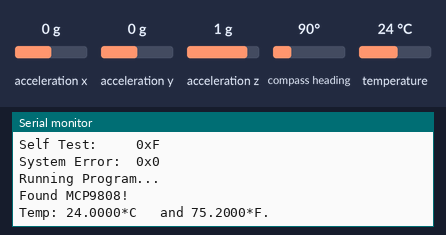
Recording of a sketch running on a simulated Arduino Uno, built with avr-gcc and run on an emulated ATmega328P. Parts: the last lines printed to the serial monitor. Inputs (shaded band) come from the test bench; at power-on: acceleration x 0 g, acceleration y 0 g, acceleration z 1 g, compass heading 90°, temperature 24 °C.

Above: at 3.3 s.
3.4 s: acceleration x set to -1.4 g
At 8.3 s:
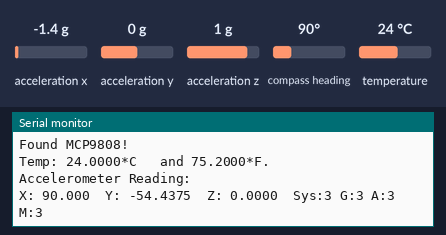
8.7 s: acceleration y set to -1.4 g
At 12.3 s:
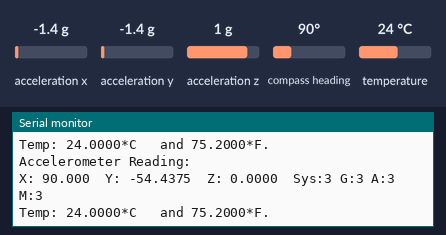
12.4 s: acceleration z set to -1.4 g
16.1 s: compass heading set to 7°
At 17.9 s:
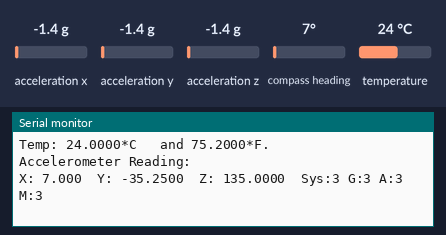
19.8 s: temperature set to 12 °C
At 22.7 s:
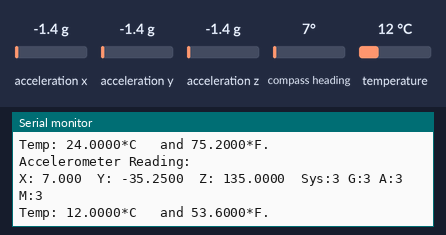

The sketch:

EOSCode.ino
```cpp
#include <Wire.h>
#include <Adafruit_Sensor.h>
#include <Adafruit_BNO055.h>
#include <utility/imumaths.h>
#include "Adafruit_MCP9808.h"
#define BNO055_SAMPLERATE_DELAY_MS (100)


// Create the MCP9808 temperature sensor object
Adafruit_MCP9808 tempsensor = Adafruit_MCP9808();
Adafruit_BNO055 bno = Adafruit_BNO055(55, 0x28);


void displaySensorDetails(void)
{
  sensor_t sensor;
  bno.getSensor(&sensor);
  Serial.println("------------------------------------");
  Serial.print  ("Sensor:       "); Serial.println(sensor.name);
  Serial.print  ("Driver Ver:   "); Serial.println(sensor.version);
  Serial.print  ("Unique ID:    "); Serial.println(sensor.sensor_id);
  Serial.print  ("Max Value:    "); Serial.print(sensor.max_value); Serial.println(" xxx");
  Serial.print  ("Min Value:    "); Serial.print(sensor.min_value); Serial.println(" xxx");
  Serial.print  ("Resolution:   "); Serial.print(sensor.resolution); Serial.println(" xxx");
  Serial.println("------------------------------------");
  Serial.println("");
  delay(500);
}

/**************************************************************************/
/*
    Display some basic info about the sensor status
*/
/**************************************************************************/
void displaySensorStatus(void)
{
  /* Get the system status values (mostly for debugging purposes) */
  uint8_t system_status, self_test_results, system_error;
  system_status = self_test_results = system_error = 0;
  bno.getSystemStatus(&system_status, &self_test_results, &system_error);

  /* Display the results in the Serial Monitor */
  Serial.println("");
  Serial.print("System Status: 0x");
  Serial.println(system_status, HEX);
  Serial.print("Self Test:     0x");
  Serial.println(self_test_results, HEX);
  Serial.print("System Error:  0x");
  Serial.println(system_error, HEX);
  Serial.println("");
  delay(500);
}

/**************************************************************************/
/*
    Display sensor calibration status
*/
/**************************************************************************/
void displayCalStatus(void)
{
  /* Get the four calibration values (0..3) */
  /* Any sensor data reporting 0 should be ignored, */
  /* 3 means 'fully calibrated" */
  uint8_t system, gyro, accel, mag;
  system = gyro = accel = mag = 0;
  bno.getCalibration(&system, &gyro, &accel, &mag);

  /* The data should be ignored until the system calibration is > 0 */
  Serial.print("\t");
  if (!system)
  {
    Serial.print("! ");
  }

  /* Display the individual values */
  Serial.print("Sys:");
  Serial.print(system, DEC);
  Serial.print(" G:");
  Serial.print(gyro, DEC);
  Serial.print(" A:");
  Serial.print(accel, DEC);
  Serial.print(" M:");
  Serial.print(mag, DEC);
}

void setup() {
  Serial.begin(9600);
  Serial.println("Orientation Sensor Test"); Serial.println("");

  /* Initialise the sensor */
  if(!bno.begin())
  {
    /* There was a problem detecting the BNO055 ... check your connections */
    Serial.print("Ooops, no BNO055 detected ... Check your wiring or I2C ADDR!");
    while(1);
  }

  delay(1000);

  /* Display some basic information on this sensor */
  displaySensorDetails();

  /* Optional: Display current status */
  displaySensorStatus();

  bno.setExtCrystalUse(true);
    while (!Serial); //waits for serial terminal to be open, necessary in newer arduino boards.
  Serial.println("Running Program...");


  if (!tempsensor.begin(0x18)) {
    Serial.println("Couldn't find MCP9808! Check your connections and verify the address is correct.");
    while (1);
  }

   Serial.println("Found MCP9808!");

  tempsensor.setResolution(3);
}

void loop() {
  //Serial.println("wake up MCP9808.... "); // wake up MCP9808 - power consumption ~200 micro Ampere
  tempsensor.wake();   // wake up, ready to read!

  // Read and print out the temperature, also shows the resolution mode used for reading.
  //Serial.print("Resolution in mode: ");
  //Serial.println (tempsensor.getResolution());
  float c = tempsensor.readTempC();
  float f = tempsensor.readTempF();
  Serial.print("Temp: ");
  Serial.print(c, 4); Serial.print("*C\t and ");
  Serial.print(f, 4); Serial.println("*F.");

  delay(5000);
  //Serial.println("Shutdown MCP9808.... ");
  tempsensor.shutdown_wake(1); // shutdown MSP9808 - power consumption ~0.1 mikro Ampere, stops temperature sampling
  Serial.println("");
    sensors_event_t event;
  bno.getEvent(&event);
  Serial.println("Accelerometer Reading:");
  /* Display the floating point data */
  Serial.print("X: ");
  Serial.print(event.orientation.x, 3);
  Serial.print("\tY: ");
  Serial.print(event.orientation.y, 4);
  Serial.print("\tZ: ");
  Serial.print(event.orientation.z, 4);

  /* Optional: Display calibration status */
  displayCalStatus();
  /* Optional: Display sensor status (debug only) */
  //displaySensorStatus();

  /* New line for the next sample */
  Serial.println("");
  delay(5000);
}
```

Measured:
- after the input at 3.4 s, the serial monitor: prints a new line after 3.8 s (image 1)
- after the input at 16.1 s, the serial monitor: prints a new line after 1.2 s (image 3)
- after the input at 19.8 s, the serial monitor: prints a new line after 2.5 s (image 4)
